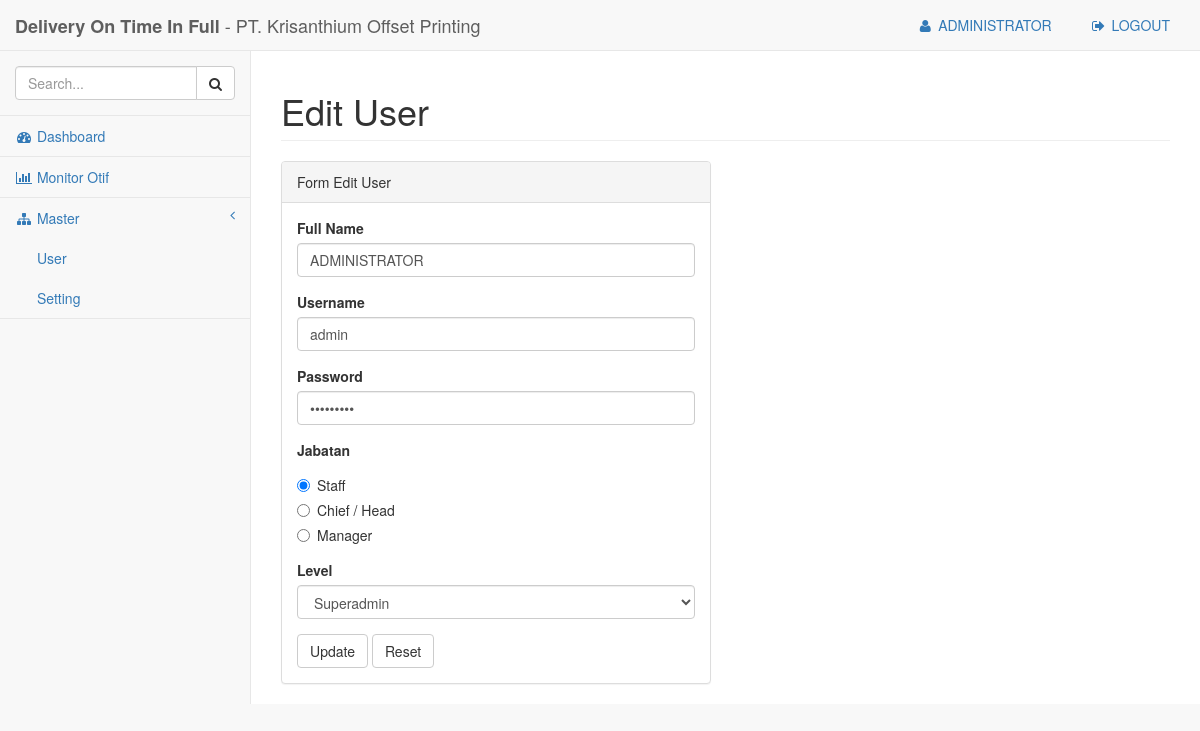
Page /pages/otif.php?p=formuser&act=edituser&id=9 (signed in) on the committed database.
### tables this page shows
CREATE TABLE `masteruser` (
  `iduser` int(10) unsigned NOT NULL AUTO_INCREMENT,
  `fullname` varchar(45) DEFAULT NULL,
  `username` varchar(45) DEFAULT NULL,
  `password` varchar(45) DEFAULT NULL,
  `jabatan` varchar(45) DEFAULT NULL,
  `level` varchar(45) DEFAULT NULL,
  PRIMARY KEY (`iduser`)
);

### pages/modul/formuser.php (the view, shortened to what this page needs)
<?php
include('../config/koneksi.php');
?>
            <div class='row'>
                <div class='col-lg-12'>
                    <h1 class='page-header'>
                         <?php
                        if($_GET[act]=='edituser'){
                            echo "Edit User";
                        }else{
                            echo "Tambah User";
                        }
                        ?>
                    </h1>
                </div>
            </div>
            <div class='row'>
                <div class='col-lg-6'>
                    <div class='panel panel-default'>
                        <div class='panel-heading'>
                        <?php
                        if($_GET[act]=='edituser'){
                            echo "Form Edit User";
                        }else{
                            echo "Form Tambah User";
                        }
                        ?>
                        </div>
                        <div class='panel-body'>
                            <div class='row'>
                                <div class='col-lg-12'>
                                    <?php
                                    if($_GET[act]=='edituser'){
                                        $r = mysqli_query($conn, "SELECT *from masteruser where iduser='$_GET[id]'");
                                        $data = mysqli_fetch_array($r);
                                        echo"
                                        <form role='form' method='post' action='modul/aksimaster.php?act=edituser'>
                                        <input type='hidden' name='id' value='$data[iduser]'>
                                            <div class='form-group'>
                                                <label>Full Name</label>
                                                <input type='text' class='form-control' placeholder='Enter Full Name' name='fullname' value='$data[fullname]'>
                                            </div>
                                            <div class='form-group'>
                                                <label>Username</label>
                                                <input type='text' class='form-control' placeholder='Enter Username' name='username'  value='$data[username]'>
                                            </div>
                                            <div class='form-group'>
                                                <label>Password</label>
                                                <input type='password' class='form-control' placeholder='Enter Password' name='password'  value='$data[password]'>
                                            </div>
                                            <div class='form-group'>
                                                <label>Jabatan</label>";
                                                if($data[jabatan]=='Staff'){
                                                    echo "
                                                    <div class='radio'>
                                                    <label>
                                                        <input type='radio' name='jabatan' id='jabatan' value='Staff' checked>Staff
                                                    </label>
                                                    </div>
                                                    <div class='radio'>
                                                        <label>
                                                            <input type='radio' name='jabatan' id='jabatan' value='Chief / Head'>Chief / Head
                                                        </label>
                                                    </div>
                                                    <div class='radio'>
                                                        <label>
                                                            <input type='radio' name='jabatan' id='jabatan' value='Manager'>Manager
                                                        </label>
                                                    </div>";
                                                }
                                            echo"
                                            </div>
                                            <div class='form-group'>
                                                <label>Level</label>
                                                <select class='form-control' name='level'>
                                                    <option>--- Pilih Level ----</option>";
                                                    if($data[level]=='Superadmin'){
                                                        echo "
                                                        <option value='Superadmin' selected>Superadmin</option>
                                                        <option value='Admin'>Admin</option>
                                                        <option value='User'>User</option>
                                                        ";
                                                    }else if($data[level]=='Admin'){
                                                        echo "
                                                        <option value='Superadmin'>Superadmin</option>
                                                        <option value='Admin' selected>Admin</option>
                                                        <option value='User'>User</option>
                                                        ";
                                                    }else if($data[level]=='User'){
                                                        echo "
                                                        <option value='Superadmin'>Superadmin</option>
                                                        <option value='Admin'>Admin</option>
                                                        <option value='User' selected>User</option>
                                                        ";
                                                    }else{
                                                        echo "
                                                        <option value='Superadmin'>Superadmin</option>
                                                        <option value='Admin'>Admin</option>
                                                        <option value='User'>User</option>
                                                        ";
                                                    }
                                            echo"
                                                </select>
                                            </div>
                                            <button type='submit' class='btn btn-default'>Update</button>
                                            <button type='reset' class='btn btn-default'>Reset</button>
                                        </form>";
                                    }
                                    ?>
                                </div>
                                </div>
                            </div>
                        </div>
                    </div>
                </div>
            </div>

### pages/otif.php (shortened to what this page needs)
<?php
include('../config/koneksi.php');
    ?><script language='javascript'>alert('You are not logged in. Please login first!');
<!DOCTYPE html>
<html lang="en">
<head>
    <link href="../bower_components/bootstrap/dist/css/bootstrap.min.css" rel="stylesheet">
    <link href="../bower_components/metisMenu/dist/metisMenu.min.css" rel="stylesheet">
    <link href='../bower_components/datatables-plugins/integration/bootstrap/3/dataTables.bootstrap.css' rel='stylesheet'>
    <link href='../bower_components/datatables-responsive/css/dataTables.responsive.css' rel='stylesheet'>
    <link href="../dist/css/sb-admin-2.css" rel="stylesheet">
    <link href="../bower_components/font-awesome/css/font-awesome.min.css" rel="stylesheet" type="text/css">
</head>
<body>
    <div id="wrapper">
        <nav class="navbar navbar-default navbar-static-top" role="navigation" style="margin-bottom: 0">
            <div class="navbar-header">
                <a class="navbar-brand" href="index.html"><b>Delivery On Time In Full</b> - PT. Krisanthium Offset Printing</a>
            </div>
            <ul class="nav navbar-top-links navbar-right">
                        <?php
                        $u = mysqli_fetch_array(mysqli_query($conn, "SELECT *FROM masteruser where username='$_SESSION[username]'"));?>
                   <li><a href="?p=profile"><i class="fa fa-user fa-fw"></i> <?php echo $u[fullname]; ?></a>
                    </li>
                    <li><a href="logout.php" onclick="return confirm('Are you sure to logout?');"><i class="fa fa-sign-out fa-fw"></i> LOGOUT</a>
                     </li>
                    </ul>
            <div class="navbar-default sidebar" role="navigation">
                <div class="sidebar-nav navbar-collapse">
                    <ul class="nav" id="side-menu">
                        <li class="sidebar-search">
                            <div class="input-group custom-search-form">
                                <input type="text" class="form-control" placeholder="Search...">
                                <span class="input-group-btn">
                                <button class="btn btn-default" type="button">
                                    <i class="fa fa-search"></i>
                                </button>
                            </span>
                            </div>
                        </li>
                        <li>
                            <a href="?p=dashboard"><i class="fa fa-dashboard fa-fw"></i> Dashboard</a>
                        </li>
                       <li>
                            <a href="?p=monitor-otif"><i class="fa fa-bar-chart-o fa-fw"></i> Monitor Otif</a>
                        </li>
                        <?php
                        if($_SESSION[level]=='Superadmin'){
                        ?>
                        <li>
                            <a href=""><i class="fa fa-sitemap fa-fw"></i> Master<span class="fa arrow"></span></a>
                            <ul class="nav nav-second-level">
                                <li>
                                    <a href="?p=masteruser">User</a>
                                </li>
                                <li>
                                    <a href="?p=mastersetting">Setting</a>
                                </li>
                            </ul>
                        </li>
                        <?php
                         }
                        ?>
                    </ul>
                </div>
            </div>
        </nav>
        <div id="page-wrapper">
            <?php
                include('content.php');
            ?>
        </div>
</body>
</html>

### rows in the picture
masteruser: fullname "ADMINISTRATOR", username "admin", level "Superadmin"
